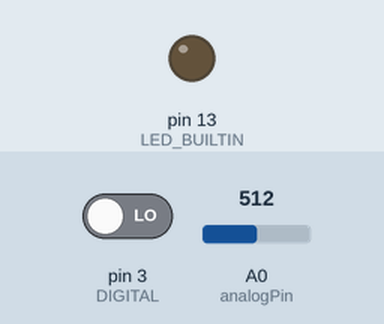
A sketch run on a simulated Arduino Uno, built with avr-gcc and run on an emulated ATmega328P. On the bench: output pins drawn as LEDs (lit = HIGH). The test bench sets the inputs (shaded band); at power-on: pin 3 (DIGITAL) LOW, A0 (analogPin) = 512. What the sketch prints to the serial monitor is not drawn.

Above: at 1.2 s.
1.3 s: pin 3 (DIGITAL) driven HIGH
At 2.5 s:
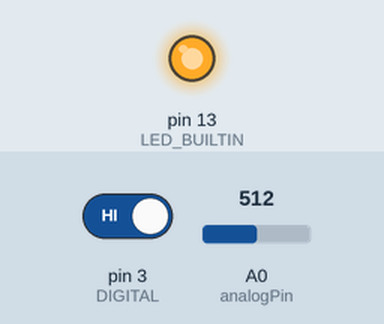
2.8 s: pin 3 (DIGITAL) driven LOW
At 4.0 s:
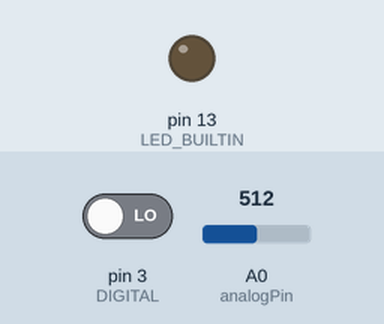
Timing chart, 0 to 5.8 s (numbered marks = the images above; inputs shaded):
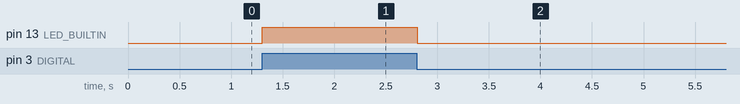

Measured:
- after the input at 1.3 s, pin 13 (LED_BUILTIN): LOW → HIGH at once
- after the input at 2.8 s, pin 13 (LED_BUILTIN): HIGH → LOW at once

The sketch:

Touch.ino
```cpp
/*
  Touch (Metallic)

  It just turns on/off the builtin LED when touching the sensor.
*/

#define DIGITAL 3

int analogPin = A0;

void setup(){
  Serial.begin (9600);
  pinMode (LED_BUILTIN, OUTPUT);
  pinMode (analogPin, INPUT);
}

void loop (){
  Serial.println(analogRead (analogPin));
  if(digitalRead(DIGITAL) == HIGH){
    digitalWrite (LED_BUILTIN, HIGH);
  }else{
    digitalWrite (LED_BUILTIN, LOW);
  }
}
```
